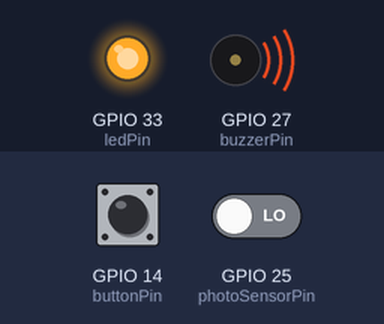
Simulated run of this sketch. Board: ESP32. On the bench: output pins drawn as LEDs (lit = HIGH), buzzer (waves = sounding). The test bench sets the inputs (shaded band); at power-on: GPIO 14 (buttonPin) HIGH, GPIO 25 (photoSensorPin) LOW. WiFi joins after 1.5 s; servers stay silent unless stated; not simulated (calls return 0 or success): secrets.h; what the sketch prints to the serial monitor is not drawn.

Above: at 2.7 s.
2.8 s: GPIO 14 (buttonPin) pulled LOW for 0.15 s
At 3.7 s:
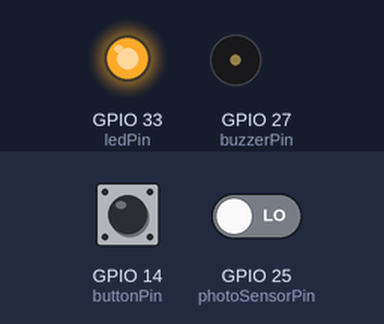
4.4 s: GPIO 25 (photoSensorPin) driven HIGH
At 6.7 s:
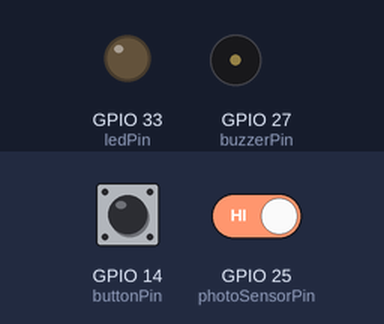
7.0 s: GPIO 25 (photoSensorPin) driven LOW
At 8.2 s:
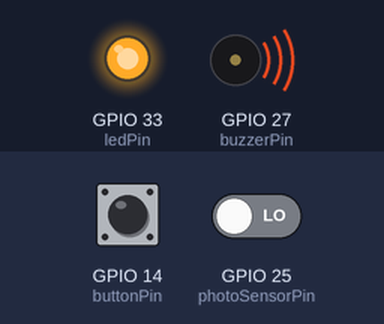
9.0 s: GPIO 14 (buttonPin) pulled LOW for 1 s
At 10.9 s:
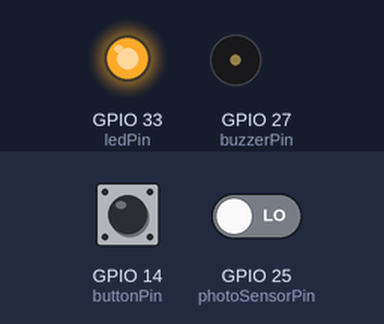
Timing chart, 0 to 12.4 s (numbered marks = the images above; inputs shaded):
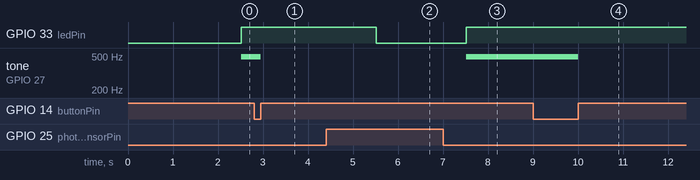

The sketch:

SimpleWiFiServer.ino
```cpp
#include <WiFi.h>
#include <arduino-timer.h>
#include <ezButton.h>
#include <AsyncTCP.h>
#include <ESPAsyncWebServer.h>
#include <secrets.h>

auto timer = timer_create_default(); // create a timer with default settings

const int photoSensorPin = 25;
const int buzzerPin = 27;
const int tonePWMChannel = 0;
const int buttonPin = 14;
const int ledPin = 33;

int photoSensorVal = 0;
int photoState = 0;

int highCount = 0; // In the dark
int lowCount = 0;  // Exposed to light

ezButton button(buttonPin);
AsyncWebServer server(80);

bool buzzerState = false;
bool ledState = false;

void startLed()
{
    if (ledState == false)
    {
        digitalWrite(ledPin, HIGH);

        ledState = true;
    }
}

void stopLed(bool skipStateUpdate = false)
{
    if (ledState == true)
    {
        digitalWrite(ledPin, LOW);

        if (skipStateUpdate == false)
        {
            ledState = false;
        }
    }
}

void startBuzzer()
{
    if (buzzerState == false)
    {
        ledcAttachPin(buzzerPin, tonePWMChannel);
        ledcWriteNote(tonePWMChannel, NOTE_B, 4);

        buzzerState = true;
    }
}

void stopBuzzer(bool skipStateUpdate = false)
{
    if (buzzerState == true)
    {
        ledcDetachPin(buzzerPin);

        if (skipStateUpdate == false)
        {
            buzzerState = false;
        }
    }
}

bool check_sensor(void *)
{

    if (lowCount > highCount)
    {
        startBuzzer();
        startLed();
        photoState = 1;
    }
    else
    {
        stopBuzzer();
        stopLed();
        photoState = 0;
    }

    highCount = 0;
    lowCount = 0;

    return true;
}

bool perform_action(void *)
{
    return true;
}

void setupWifi()
{
    WiFi.mode(WIFI_STA);
    WiFi.begin(WIFI_SSID, WIFI_PW);
    if (WiFi.waitForConnectResult() != WL_CONNECTED)
    {
        Serial.printf("WiFi Failed!\n");
        return;
    }

    Serial.print("IP Address: ");
    Serial.println(WiFi.localIP());
}

void setup()
{
    Serial.begin(115200);
    pinMode(ledPin, OUTPUT); // set the LED pin mode
    pinMode(photoSensorPin, INPUT);
    pinMode(buzzerPin, OUTPUT);
    pinMode(buttonPin, INPUT_PULLUP);

    delay(10);

    setupWifi();

    server.on("/", HTTP_GET, [](AsyncWebServerRequest *request)
              { request->send(200, "application/json", "{\"power\":" + String(photoState) + "}"); });

    server.begin();

    timer.every(1000, check_sensor);
}

void loop()
{
    button.loop();

    if (button.isReleased() && buzzerState == true)
    {
        stopBuzzer(true);
    }

    photoSensorVal = digitalRead(photoSensorPin);

    if (photoSensorVal == HIGH)
    {
        highCount++;
    }
    else
    {
        lowCount++;
    }

    timer.tick();
}
```

Measured:
- after the input at 2.8 s, tone on GPIO 27 (buzzerPin): 493 Hz → silent after 0.15 s
- after the input at 4.4 s, GPIO 33 (ledPin): HIGH → LOW after 1.1 s
- after the input at 7.0 s, GPIO 33 (ledPin): LOW → HIGH after 0.51 s; tone on GPIO 27 (buzzerPin): silent → 493 Hz after 0.51 s
- after the input at 9.0 s, tone on GPIO 27 (buzzerPin): 493 Hz → silent after 1.0 s
